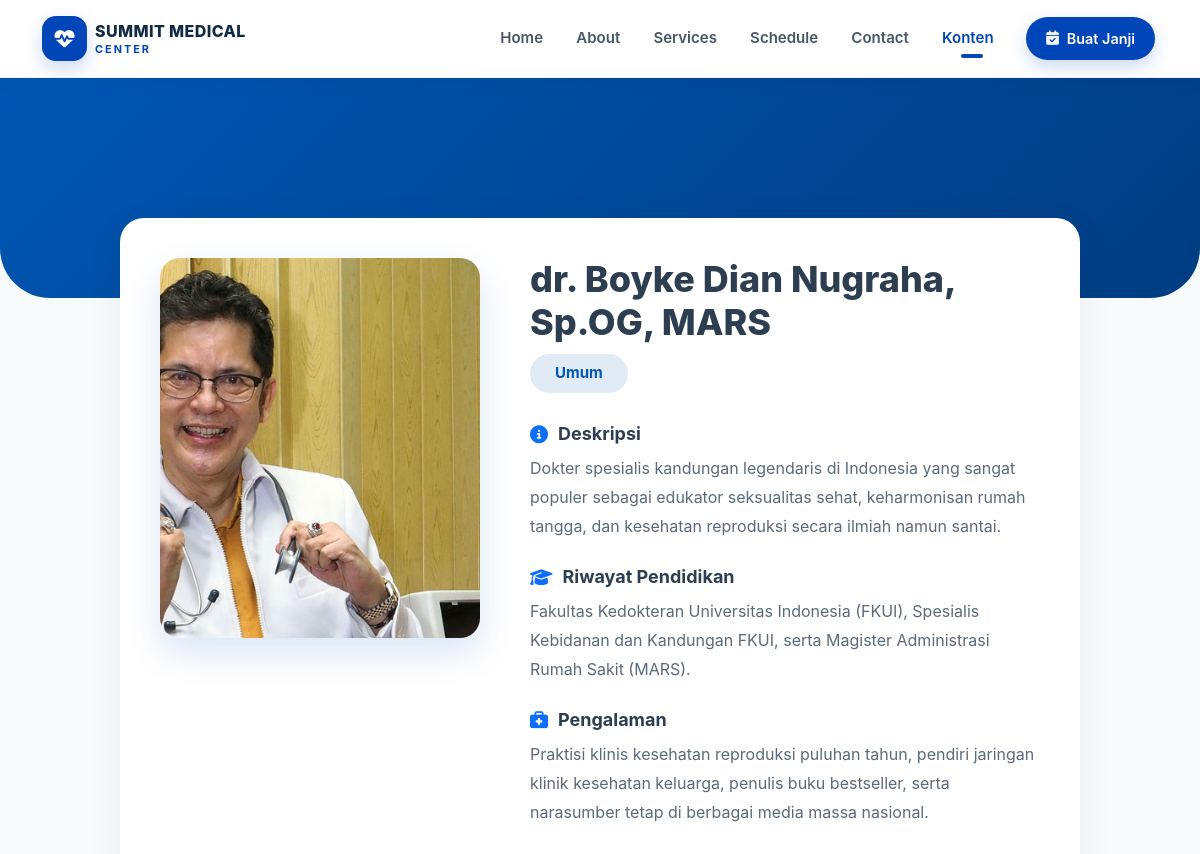
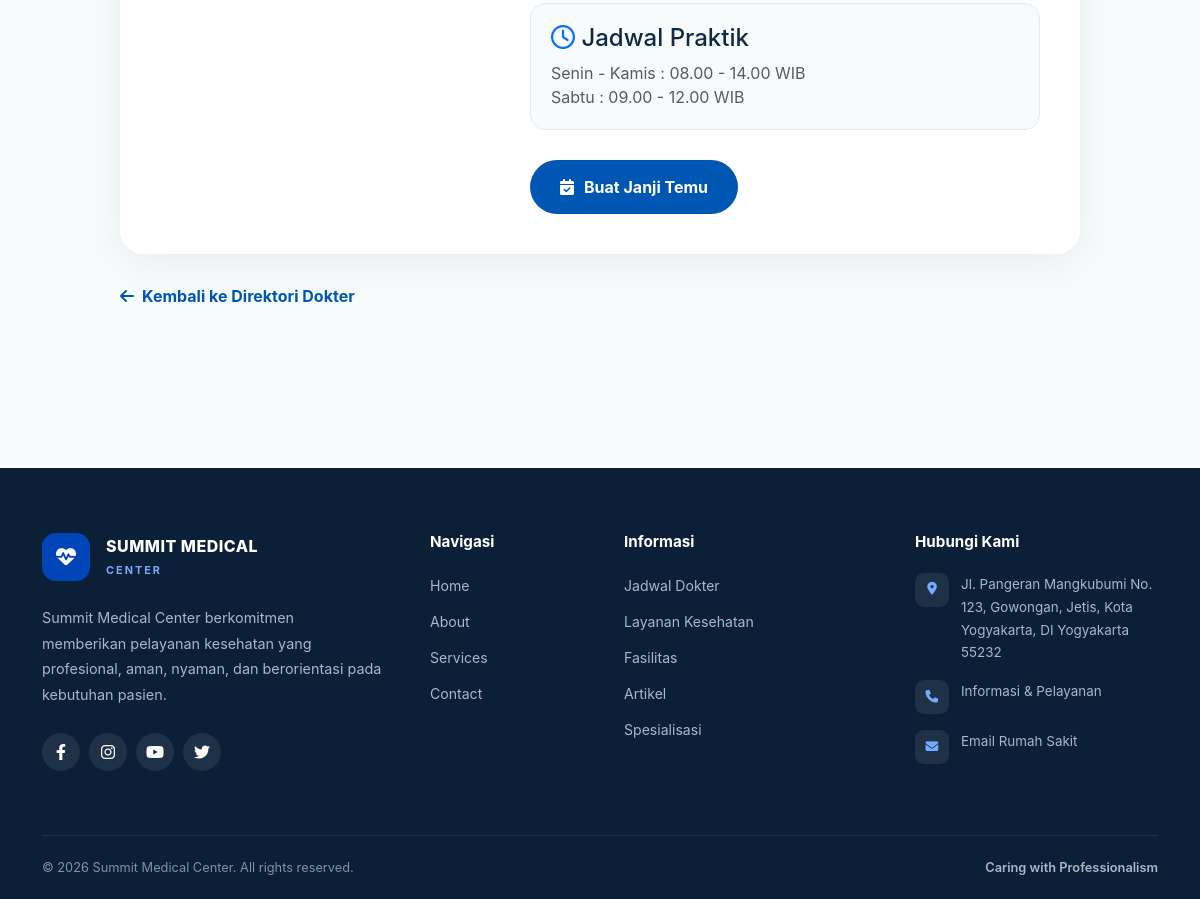
The page /index.php/doctors/detail/5 on the database its author committed (2 pictures, top to bottom).
### tables this page shows
CREATE TABLE `doctors` (
  `id` int(10) UNSIGNED NOT NULL,
  `specialty_id` int(10) UNSIGNED NOT NULL,
  `name` varchar(150) NOT NULL,
  `photo` varchar(255) DEFAULT NULL,
  `education` varchar(255) DEFAULT NULL,
  `experience` text DEFAULT NULL,
  `description` text DEFAULT NULL,
  `status` tinyint(1) NOT NULL DEFAULT 1,
  `created_at` datetime NOT NULL DEFAULT current_timestamp(),
  `updated_at` datetime DEFAULT NULL ON UPDATE current_timestamp()
);

### application/controllers/Doctors.php (called while the page is built, shortened)
<?php
class Doctors extends CI_Controller
{
    public function __construct()
    {
        $this->load->model('Doctor_model');
        $this->load->model('Specialty_model');
        $this->load->library('session');
        $this->load->library('form_validation');
    }
    public function detail($id = null)
    {
        $data['doctor'] = $this->Doctor_model->getDoctorById($id);
        $data['title'] = $data['doctor']->name;
        $this->load->view('templates/header', $data);
        $this->load->view('templates/navbar');
        $this->load->view('doctors/detail', $data);
        $this->load->view('templates/footer');
    }
}

### index.php (called while the page is built, shortened)
<?php
require_once BASEPATH.'core/CodeIgniter.php';

### application/models/Doctor_model.php (called while the page is built, shortened)
<?php
class Doctor_model extends CI_Model
{
    private $table = 'doctors';
    public function getDoctorById($id)
    {
        $this->db->select('
            doctors.*,
            specialties.name AS specialty_name
        ');
        $this->db->from($this->table);
        $this->db->join(
            'specialties',
            'specialties.id = doctors.specialty_id',
            'left'
        );
        $this->db->where('doctors.id', $id);
        return $this->db->get()->row();
    }
}

### application/views/doctors/detail.php (the view, shortened to what this page needs)
<div class="doc-detail-hero"></div>
<div class="doc-detail-container">
    <div class="doc-card-profile">
        <?php if (!empty($doctor->photo)): ?>
            <img src="<?= base_url('uploads/doctors/' . $doctor->photo); ?>" alt="<?= htmlspecialchars($doctor->name); ?>" class="doc-img-large">
        <?php else: ?>
            <img src="<?= base_url('assets/images/default-doctor.png'); ?>" alt="<?= htmlspecialchars($doctor->name); ?>" class="doc-img-large">
        <?php endif; ?>
        <div class="doc-info-full">
            <h1><?= htmlspecialchars($doctor->name); ?></h1>
            <div class="doc-specialty-badge"><?= htmlspecialchars($doctor->specialty ?? 'Umum'); ?></div>
            <div class="doc-bio">
                <h4><i class="fas fa-info-circle text-primary"></i> Deskripsi</h4>
                <p>
                    <?= !empty($doctor->description) ? nl2br(htmlspecialchars($doctor->description)) : 'Deskripsi dokter belum ditambahkan ke dalam sistem.'; ?>
                </p>
                <h4><i class="fas fa-graduation-cap text-primary"></i> Riwayat Pendidikan</h4>
                <p>
                    <?= !empty($doctor->education) ? nl2br(htmlspecialchars($doctor->education)) : 'Informasi riwayat pendidikan medis belum tersedia.'; ?>
                </p>
                <h4><i class="fas fa-briefcase-medical text-primary"></i> Pengalaman</h4>
                <p>
                    <?= !empty($doctor->experience) ? nl2br(htmlspecialchars($doctor->experience)) : 'Data pengalaman klinis belum tersedia.'; ?>
                </p>
            </div>
            <div class="schedule-box">
                <h4><i class="far fa-clock text-primary"></i> Jadwal Praktik</h4>
                <p class="mb-0 text-muted">
                    Senin - Kamis : 08.00 - 14.00 WIB<br>
                    Sabtu : 09.00 - 12.00 WIB
                </p>
            </div>
            <a href="<?= site_url('contact'); ?>" class="btn-janji-temu">
                <i class="fas fa-calendar-check"></i> Buat Janji Temu
            </a>
        </div>
    </div>
    <a href="<?= site_url('doctors'); ?>" class="btn-back">
        <i class="fas fa-arrow-left"></i> Kembali ke Direktori Dokter
    </a>
</div>

### assets/css/style.css (style rules this page uses)
:root { --primary: #0046b8; --primary-dark: #00358f; --primary-light: #eaf2ff; --text-dark: #102a43; --text-muted: #64748b; --bg-light: #f7f9fc; --border: #e8edf4; --radius-sm: 12px; --radius-md: 18px; --radius-lg: 25px; --shadow-sm: 0 5px 20px rgba(15, 23, 42, 0.05); --shadow-md: 0 12px 35px rgba(15, 23, 42, 0.08); }
html { scroll-behavior: smooth; }
body { margin: 0; padding: 0; background-color: #ffffff; color: var(--text-dark); font-family: -apple-system, BlinkMacSystemFont, "Segoe UI", Roboto, Helvetica, Arial, sans-serif; overflow-x: hidden; }
a { transition: all 0.3s ease; }

### assets/css/news.css (style rules this page uses)
body { background-color: #f8fbfc; }

### application/views/doctors/detail.php (style rules this page uses)
body { background-color: #f8fbfc; overflow-x: hidden; }
.doc-detail-hero { background: linear-gradient(135deg, #0056b3 0%, #003d82 100%); padding: 80px 20px 140px; border-radius: 0 0 50px 50px; margin-bottom: -80px; position: relative; z-index: 1; }
.doc-detail-container { position: relative; z-index: 2; max-width: 1000px; margin: 0 auto; padding: 0 20px 80px; }
.doc-card-profile { background: #ffffff; border-radius: 24px; padding: 40px; box-shadow: 0 10px 40px rgba(0, 0, 0, 0.06); display: flex; gap: 50px; align-items: flex-start; transition: box-shadow 0.4s ease; }
.doc-img-large { width: 320px; height: 380px; object-fit: cover; border-radius: 20px; box-shadow: 0 15px 35px rgba(0,86,179,0.15); flex-shrink: 0; }
.doc-info-full { opacity: 0; animation: slideInRight 0.8s ease-out 0.4s forwards; width: 100%; }
.doc-info-full h1 { font-size: 36px; font-weight: 800; color: #2c3e50; margin-bottom: 10px; }
.doc-specialty-badge { display: inline-block; background: #e0ebf5; color: #0056b3; padding: 8px 25px; border-radius: 20px; font-weight: 700; font-size: 15px; margin-bottom: 30px; }
.doc-bio h4 { font-size: 18px; font-weight: 700; color: #2c3e50; margin-top: 25px; margin-bottom: 10px; display: flex; align-items: center; gap: 10px; }
.doc-bio h4:first-child { margin-top: 0; }
.doc-bio p { color: #5a6a7c; line-height: 1.8; font-size: 16px; margin-bottom: 0; }
.schedule-box { background: #f8fbfc; border: 1px solid #e0ebf5; padding: 20px; border-radius: 15px; margin-top: 30px; margin-bottom: 30px; }
.schedule-box h4 { margin-top: 0; }
.btn-janji-temu { display: inline-flex; align-items: center; gap: 10px; background: #0056b3; color: #ffffff; padding: 15px 30px; border-radius: 30px; font-size: 16px; font-weight: 700; text-decoration: none; animation: floatingButton 3s ease-in-out infinite; transition: background 0.3s ease; }
.btn-back { display: inline-flex; align-items: center; gap: 8px; margin-top: 30px; color: #0056b3; font-weight: 700; text-decoration: none; transition: all 0.3s ease; }
.btn-back i { transition: transform 0.3s ease; }

### rows shown on the page
doctors: photo (picture), name "dr. Boyke Dian Nugraha, Sp.OG, MARS", description "Dokter spesialis kandungan legendaris di Indonesia yang sangat populer sebagai edukator seksualitas sehat, keharmonisan rumah tangga, dan kesehatan reproduksi secara ilmiah namun santai.", education "Fakultas Kedokteran Universitas Indonesia (FKUI), Spesialis Kebidanan dan Kandungan FKUI, serta Magister Administrasi Rumah Sakit (MARS).", experience "Praktisi klinis kesehatan reproduksi puluhan tahun, pendiri jaringan klinik kesehatan keluarga, penulis buku bestseller, serta narasumber tetap di berbagai media massa nasional."

### other values the page prints
$doctor->specialty "Umum"
